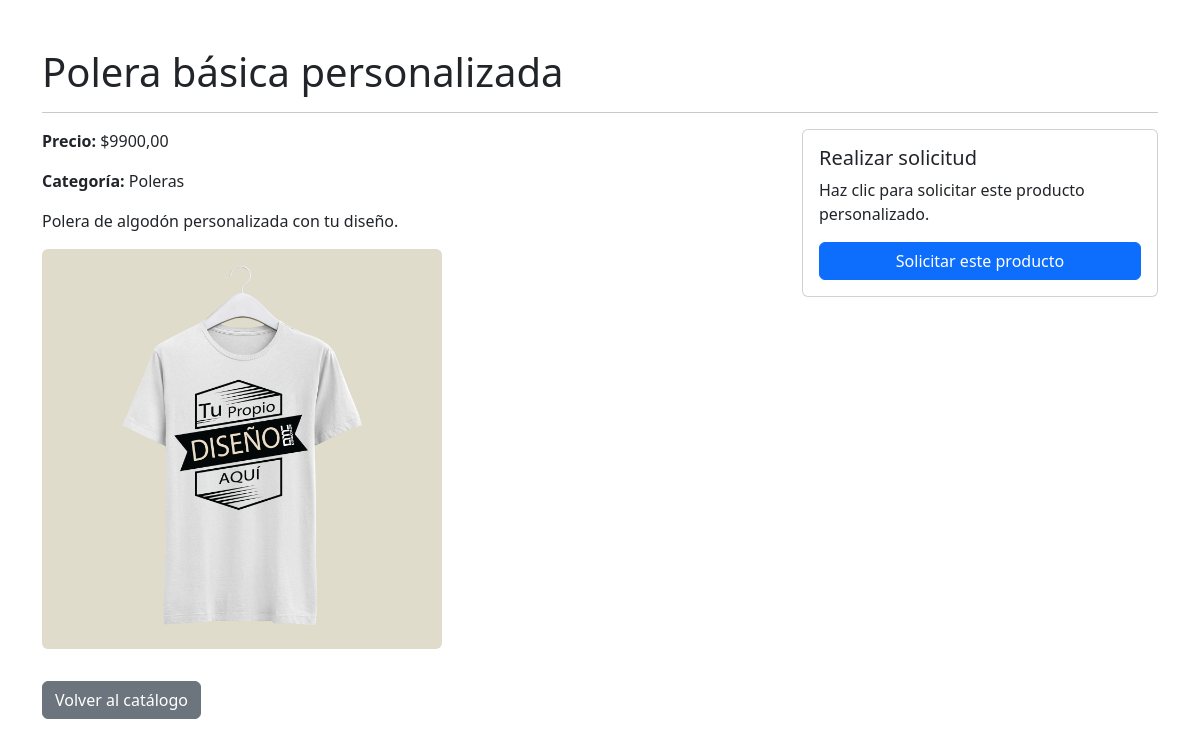
The page /producto/1/ on the database its author committed.
### tiendaOnlineApp/models.py (models this page shows, shortened)
class Product(models.Model):
	name = models.CharField(max_length=200)
	description = models.TextField(max_length=2000)
	category = models.ForeignKey(Category, on_delete=models.PROTECT, related_name='products')
	price = models.DecimalField(max_digits=10, decimal_places=2)
	featured = models.BooleanField(default=False)
	foto1 = models.ImageField(upload_to='productos', null=True, max_length=1000)
	foto2 = models.ImageField(upload_to='productos', null=True, blank=True, max_length=1000)
	foto3 = models.ImageField(upload_to='productos', null=True, blank=True, max_length=1000)
	class Meta:
		verbose_name = 'Producto'
		verbose_name_plural = 'Productos'

class Category(models.Model):
	name = models.CharField(max_length=100)
	slug = models.SlugField(max_length=120, unique=True)
	class Meta:
		verbose_name = 'Categoría'
		verbose_name_plural = 'Categorías'

### tiendaOnlineApp/views.py (the view)
# urls.py: path('producto/<int:pk>/', views.producto_detalle, name='producto_detalle'),
def producto_detalle(request, pk):
    producto = get_object_or_404(Product, pk=pk)
    return render(request, 'producto_detalle.html', {
        'producto': producto,
    })

### templates/producto_detalle.html (shortened to what this page needs)
<!doctype html>
<html lang="es">
<head>
    <link href="https://cdn.jsdelivr.net/npm/bootstrap@5.3.8/dist/css/bootstrap.min.css" rel="stylesheet">
</head>
<body>
    <div class="container mt-5">
        <h1>{{ producto.name }}</h1>
        <hr>
        <div class="row">
            <div class="col-md-8">
                <p><strong>Precio:</strong> ${{ producto.price }}</p>
                <p><strong>Categoría:</strong> {{ producto.category.name }}</p>
                <p>{{ producto.description }}</p>
                <div class="mb-4">
                    {% if producto.foto1 %}
                        <img src="{{ producto.foto1.url }}" class="img-fluid rounded mb-2" style="max-width: 400px; max-height: 400px;" alt="Foto 1">
                    {% endif %}
                </div>
                <a href="{% url 'index' %}" class="btn btn-secondary">Volver al catálogo</a>
            </div>
            <div class="col-md-4">
                <div class="card">
                    <div class="card-body">
                        <h5 class="card-title">Realizar solicitud</h5>
                        <p class="card-text">Haz clic para solicitar este producto personalizado.</p>
                        <a href="{% url 'pedido_solicitud' producto.pk %}" class="btn btn-primary w-100">Solicitar este producto</a>
                    </div>
                </div>
            </div>
        </div>
    </div>
</body>
</html>

### rows shown on the page
Product: name "Polera básica personalizada", price "9900,00", category.name "Poleras", description "Polera de algodón personalizada con tu diseño.", foto1 (picture)
